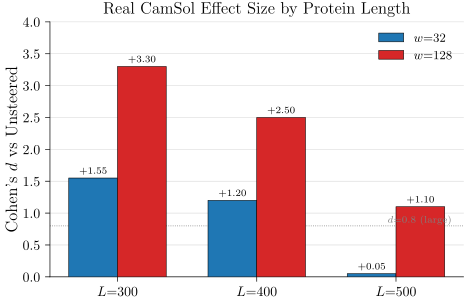

This chart was generated by the following Python code:
# P23_v2: Grouped-bar Cohen's d table per (L, w) instead of distribution strip.
# Visualizes: F13 / E076
# DATA: inline from F13 numbers
import sys
from pathlib import Path
sys.path.insert(0, str(Path(__file__).parent.parent))
from plot_utils import figsize
import matplotlib.pyplot as plt
import numpy as np

L = ["300", "400", "500"]
d32  = [1.55, 1.20, 0.05]
d128 = [3.30, 2.50, 1.10]

x = np.arange(len(L))
w = 0.35
fig, ax = plt.subplots(figsize=figsize(0.85))
b1 = ax.bar(x - w/2, d32,  width=w, color="#1f77b4", edgecolor="black", lw=0.4, label="$w{=}32$", zorder=3)
b2 = ax.bar(x + w/2, d128, width=w, color="#d62728", edgecolor="black", lw=0.4, label="$w{=}128$", zorder=3)

for bars, vals in [(b1, d32), (b2, d128)]:
    for b, v in zip(bars, vals):
        ax.text(b.get_x() + b.get_width()/2, v + 0.05, f"{v:+.2f}",
                ha="center", va="bottom", fontsize=7.5)

ax.axhline(0.8, color="#7f7f7f", lw=0.6, ls=":")
ax.text(2.4, 0.85, "$d{=}0.8$ (large)", fontsize=7, color="#7f7f7f", ha="right")
ax.set_xticks(x); ax.set_xticklabels([f"$L{{=}}{l}$" for l in L])
ax.set_ylabel(r"Cohen's $d$ vs Unsteered")
ax.set_title("Real CamSol Effect Size by Protein Length")
ax.legend(frameon=False, fontsize=9, loc="upper right")
ax.spines[["top", "right"]].set_visible(False)
ax.grid(True, lw=0.4, alpha=0.5, zorder=0, axis="y")
ax.set_ylim(0, 4.0)

fig.savefig(Path(__file__).with_suffix(".pdf"))
